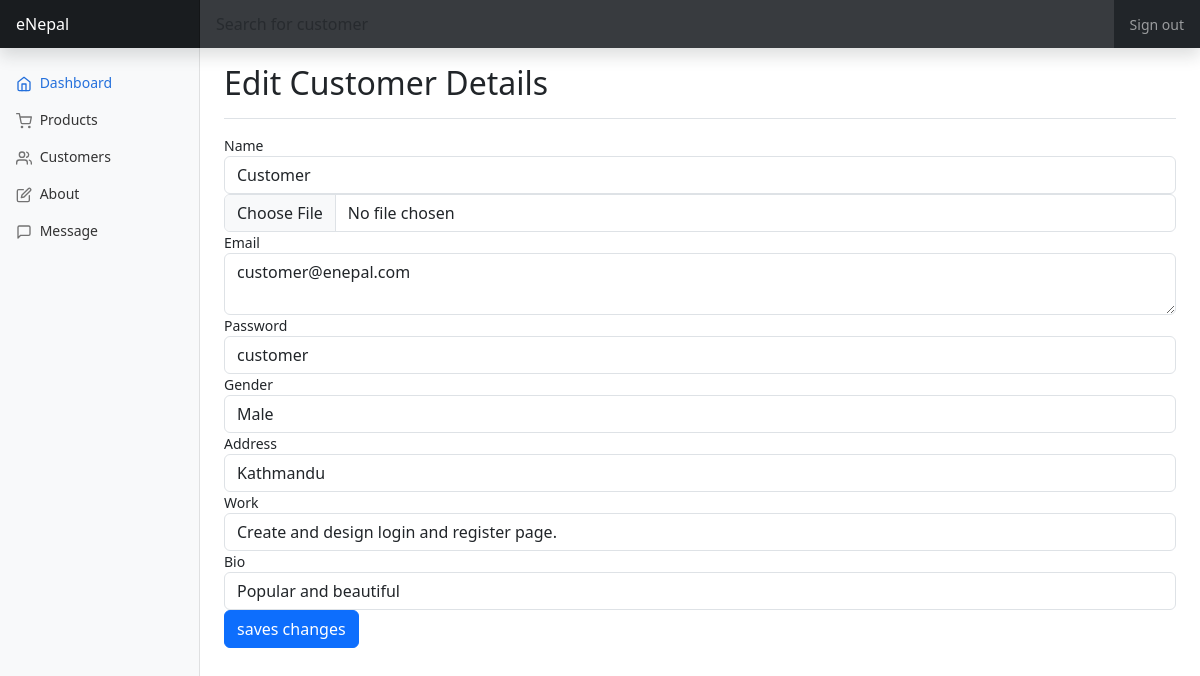
The app's page /admin/?page=customer_pages&action=edit&id=9 (signed in) with its own data.
### tables this page shows
CREATE TABLE `tbl_customer` (
  `id` int(20) NOT NULL,
  `name` text NOT NULL,
  `filename` varchar(100) NOT NULL,
  `email` varchar(30) NOT NULL,
  `password` varchar(20) NOT NULL,
  `gender` text NOT NULL,
  `address` varchar(20) NOT NULL,
  `work` varchar(50) NOT NULL,
  `bio` varchar(30) NOT NULL
);

### admin/customer_list/edit.php (the view, shortened to what this page needs)
<?php
$id = $_GET['id'];
$sql = $sql = "SELECT id, name, filename, email, password, gender, address,work, bio FROM tbl_customer WHERE id = $id";
$result = $conn->query($sql);
$row = $result->fetch_assoc();
?>
<div class="d-flex justify-content-between flex-wrap flex-md-nowrap align-items-center pt-3 pb-2 mb-3 border-bottom">
    <h1 class="h2">Edit Customer Details</h1>
</div>
<form method="post" action="" enctype="multipart/form-data">
    <div class="form-group">
        <label>Name</label>
        <input type="text" class="form-control" required name="name" value="<?php echo $row['name']; ?>"/>
    </div>
    <div class="form-group">
                <input class="form-control" type="file" name="uploadfile"  value="<?php echo $row['filename']; ?>" />
            </div>
    <div class="form-group">
        <label>Email</label>
        <textarea class="form-control" required name="email"><?php echo $row['email']; ?></textarea>
    </div>
    <div class="form-group">
        <label>Password</label>
        <input type="text" class="form-control" required name="password" value="<?php echo $row['password']; ?>"/>
    </div>
    <div class="form-group">
        <label>Gender</label>
        <input type="text" class="form-control" required name="gender" value="<?php echo $row['gender']; ?>"/>
    </div>
    <div class="form-group">
        <label>Address</label>
        <input type="text" class="form-control" name="address" requirAddress="address" value="<?php echo $row['address']; ?>"/>
    </div>
    <div class="form-group">
        <label>Work</label>
        <input type="text" class="form-control" required name="work" value="<?php echo $row['work']; ?>"/>
    </div>
    <div class="form-group">
        <label>Bio</label>
        <input type="text" class="form-control" required name="bio" value="<?php echo $row['bio']; ?>"/>
    </div>
    <div class="form-group">
        <input type="submit" name="edit" value="saves changes" class="btn btn-primary"/>
    </div>
</form>

### admin/design/dashboard.css (style rules this page uses)
body { font-size: .875rem; }

### records on screen
tbl_customer: name "Customer", email "customer@enepal.com", password "customer", gender "Male", address "Kathmandu", work "Create and design login and register page.", bio "Popular and beautiful"
